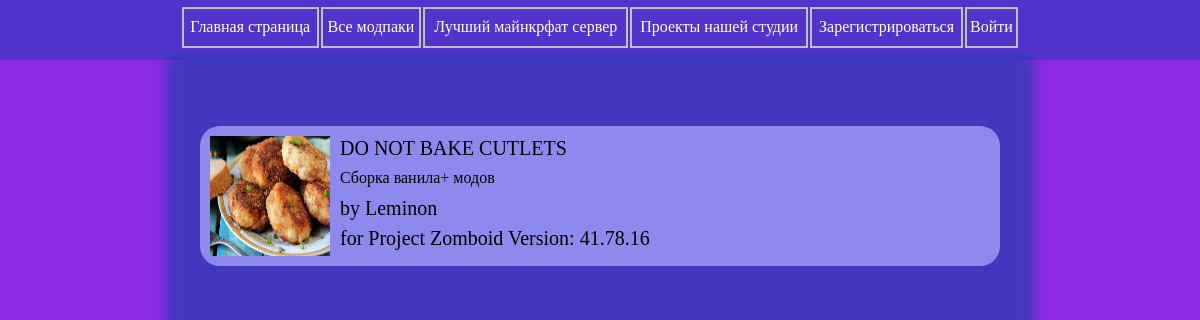
/project_zomboid, run on the app's committed database.
### data/mods.py (models this page shows)
class Mods(SqlAlchemyBase):
    __tablename__ = 'mods'
    id = sqlalchemy.Column(sqlalchemy.Integer, primary_key=True, autoincrement=True)
    author_name = sqlalchemy.Column(sqlalchemy.String, nullable=False)
    game_image = sqlalchemy.Column(sqlalchemy.String, nullable=True)
    game_name = sqlalchemy.Column(sqlalchemy.String, nullable=False)
    visible_game_name = sqlalchemy.Column(sqlalchemy.String, nullable=False)
    mod_name = sqlalchemy.Column(sqlalchemy.String, nullable=False, unique=True)
    visible_mod_name = sqlalchemy.Column(sqlalchemy.String, nullable=False, unique=True)
    game_version = sqlalchemy.Column(sqlalchemy.String, nullable=False)
    description = sqlalchemy.Column(sqlalchemy.String, nullable=True)
    about_mod = sqlalchemy.Column(sqlalchemy.String, nullable=True)
    download_guide = sqlalchemy.Column(sqlalchemy.String, nullable=False)
    game_link = sqlalchemy.Column(sqlalchemy.String, nullable=False)
    created_date = sqlalchemy.Column(sqlalchemy.DateTime, default=datetime.datetime.now)

### server.py (the view)
@app.route('/<string:Catalog>')
def allModsInCatalog(Catalog):
    if uncorrect_url(Catalog):
        return redirect('/')
    db_sess = db_session.create_session()
    if Catalog == 'modpacks':
        data = db_sess.query(Mods).all()
    else:
        data = db_sess.query(Mods).filter(Mods.game_name == Catalog).all()
    return render_template('modpacks.html', current_user=current_user, game_name=Catalog, mods=data)

### data/db_session.py (called while the page is built)
def create_session() -> Session:
    global __factory
    return __factory()

### server.py (called while the page is built)
def uncorrect_url(Catalog, Mod=None):
    all_category = ['minecraft', 'rimworld', 'lethal_company', 'project_zomboid',
                    'stardew_valley', '7_days_to_die', 'content_warning', 'modpacks']
    db_sess = db_session.create_session()
    all_mods = list(map(lambda x: x.mod_name, db_sess.query(Mods).all()))
    if (Catalog in all_category) and (Mod == None or Mod in all_mods):
        return False
    return True

### templates/modpacks.html (shortened to what this page needs)
<!DOCTYPE html>
<html>
    <head>
        <link rel="stylesheet" href="../static/css/base.css">
        <link rel="stylesheet" href="../static/css/modpacks.css">
    </head>
    <body>
        <header>
            <table width="70%" height="60px" align="center">
                    <td><a href="/"><div>Главная страница</div></a></td>
                    <td><a href="/modpacks"><div>Все модпаки</div></a></td>
                    <td><a href="/smk" title="СМК"><div>Лучший майнкрфат сервер</div></a></td>
                    <td><a href="/belj_games_studio"><div>Проекты нашей студии</div></a></td>
                    {% if current_user.is_authenticated %}
                        <td><a href="/creator"><div>Добавить модпак</div></a></td>
                        <td><a href="/logout"><div>Выйти из аккаунта</div></a></td>
                    {% else %}
                        <td><a href="/register"><div>Зарегистрироваться</div></a></td>
                        <td><a href="/login"><div>Войти</div></a></td>
                    {% endif %}
            </table>
        </header>
        <main align="center">
            <ul class="tiles_list" type="none">
                <li>
                    {% for mod in mods %}
                        <a href="/{{mod.game_name}}/{{mod.mod_name}}" class="mod_link">
                            <div class="mod_tab" align="left">
                                <div class="art">
                                    <img src={{mod.game_image}} alt={{mod.visible_mod_name}} width="120" height="120">
                                </div>
                                <div class="text">
                                    <span class="name">{{mod.visible_mod_name}}</span>
                                    <span class="description">{{mod.description}}</span>
                                    <span class="author">by {{mod.author_name}}</span>
                                    <span class="game_info">for {{mod.visible_game_name}} Version: {{mod.game_version}}</span>
                                </div>
                            </div><br>
                        </a>
                    {% endfor %}
                </li>
            </ul>
        </main>
    </body>
</html>

### static/css/base.css (style rules this page uses)
body { background-image: url(../img/mountains.png); background-size: cover; background-position: top; background-repeat: no-repeat; background-color: blueviolet; margin: 0px; }
header { background-color: rgba(69, 54, 201, 0.801); }
header table { padding-top: 5px; padding-bottom: 10px; max-width: 1400px; }
header table td { border: 2px solid silver; }
header table td a { height: 100%; display: block; text-decoration: none; text-align: center; color:#fff; }
header table td a div { padding-top: 8px; }
main { max-width: 70%; position: relative; left: 15%; background-color:rgba(0, 68, 156, 0.5); box-shadow: 0 11px 10px 14px rgba(0, 68, 156, 0.5); padding-top: 50px; display: block; min-height: 88.7vh; }

### static/css/modpacks.css (style rules this page uses)
.mod_link { text-decoration: none; color:#000; }
.mod_tab { display: grid; position: relative; left: -20px; padding: 10px 10px 10px 10px; grid-template-areas: "art . text"; grid-template-columns: 130px 12px; background-color: rgb(142, 137, 236); border-radius: 20px; cursor: pointer; }
.mod_tab .art { width: 120px; height: 120px; }
.mod_tab .text .name { grid-area: name; font-size: 20px; line-height: 24px; max-width: 560px; min-width: 0; }
.mod_tab .text .author { grid-area: author; font-size: 20px; line-height: 24px; max-width: 560px; min-width: 0; }
.mod_tab .text .description { grid-area: desc; font-size: 16px; line-height: 24px; min-width: 0; }
.mod_tab .text .game_info { grid-area: game; font-size: 20px; line-height: 24px; max-width: 560px; min-width: 0; }
.mod_tab .text { display: grid; grid-template-areas: "name" "desc" "author" "game"; grid-template-rows: 30px 30px 30px 30px; grid-template-columns: 600px; }

### data on the page
Mods: game_image (picture), visible_mod_name "DO NOT BAKE CUTLETS", description "Сборка ванила+ модов", author_name "Leminon", visible_game_name "Project Zomboid", game_version "41.78.16"
